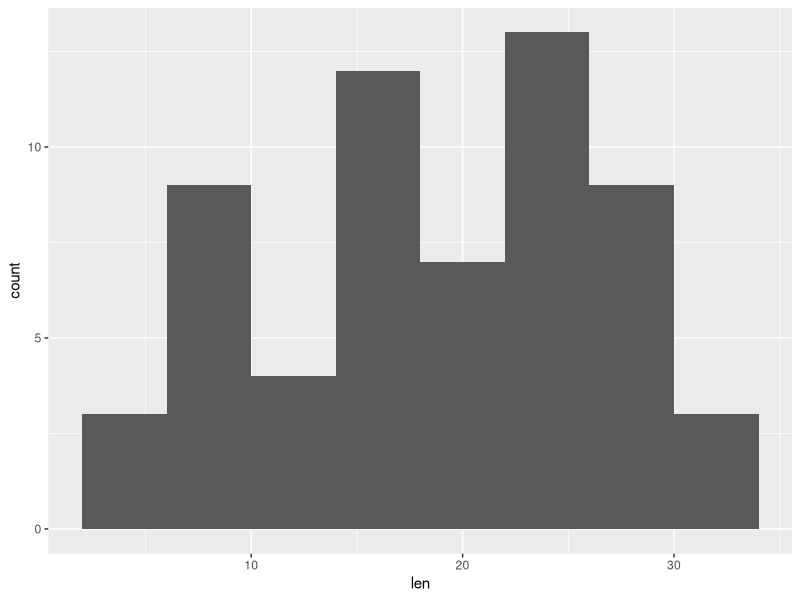
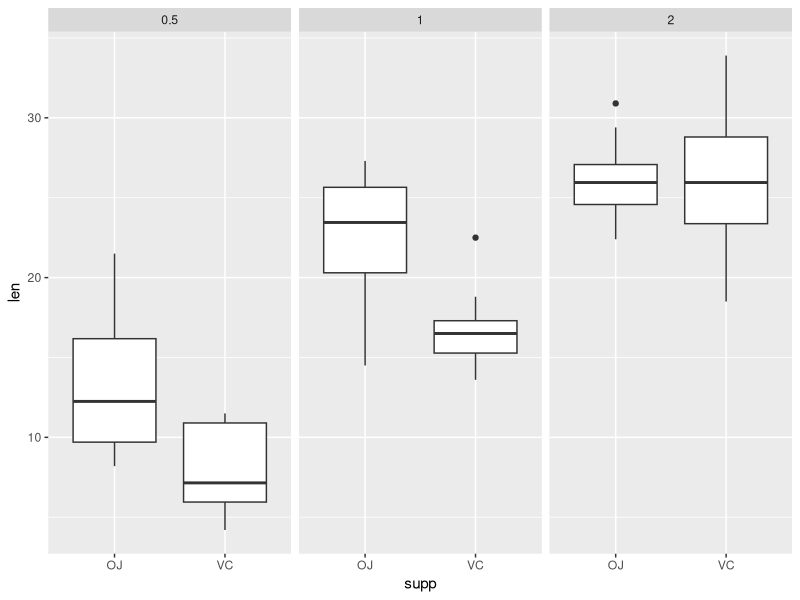

R code for these plots, in order: (Note: this script raises an error after producing the figures.)
# 0. Intro ----------------------------------------------------------------
# Use simulation to explore inference and do some simple inferential data 
# analysis. 
# The project consists of two parts:
#
# 1. A simulation exercise.
# 2. Basic inferential data analysis.
#
# Each pdf report should be no more than 3 pages with 3 pages of 
# supporting appendix material
# 


# 1. Librarys -------------------------------------------------------------
library(ggplot2)
library(gridExtra)
library(dplyr)

# 2.1 Exploratory plots ---------------------------------------------------
data("ToothGrowth")
tooth <- tbl_df(ToothGrowth)

summary(tooth)
glimpse(tooth)

levels(tooth$supp)

ggplot(tooth, aes(len)) + geom_histogram(binwidth = 4)
ggplot(tooth, aes(supp, len, factor(dose))) + geom_boxplot() + facet_grid(. ~ dose)


# 2.2 CI T test -----------------------------------------------------------
fit <- lm(len ~ supp + dose, data = tooth)

t.test(len ~ supp, paired = FALSE, data = tooth)
t.test(len ~ dose, data = tooth)

